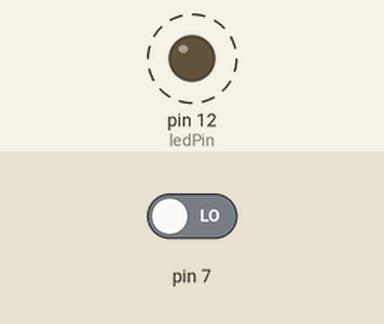
Recording of a sketch running on a simulated Arduino Uno, built with avr-gcc and run on an emulated ATmega328P. Parts: output pins drawn as LEDs (lit = HIGH). Dashed ring = blinking. Inputs (shaded band) come from the test bench; at power-on: pin 7 LOW. What the sketch prints to the serial monitor is not drawn.

Above: at 0.5 s.
Timing chart, 0 to 3.2 s (numbered marks = the images above):
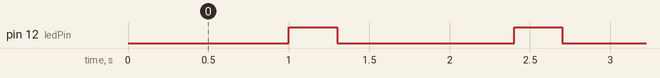

The sketch:

sonar_EZ0.ino
```cpp
#include "SonarEZ0pw.h"
SonarEZ0pw Sonar(7); // pin D7
int ledPin = 12;
float value=0.00;
float vibration=0.00;
void setup() {
  // put your setup code here, to run once:
  Serial.begin(9600);
  pinMode(ledPin, OUTPUT);
}

void loop() {
  // put your main code here, to run repeatedly:
  value = Sonar.Distance(cm);
  if(value <= 100) // 1 metre max
  {
    digitalWrite(ledPin, HIGH);
    delay(300);
    digitalWrite(ledPin, LOW);
    delay(value*7); // coeficient amplificateur
    Serial.print("Distance= " );
    Serial.print(value);
    Serial.println(" cm ");
   }
   delay(100);
}
```

SonarEZ0pw.cpp
```cpp
#include "Arduino.h"
#include "SonarEZ0pw.h"

SonarEZ0pw::SonarEZ0pw(int SonarPin)
{

  pinMode(SonarPin,INPUT);
  Sonar_Pin=SonarPin;
}
 float SonarEZ0pw::Distance(int Mode)
 {
    signal = pulseIn(Sonar_Pin, HIGH);
     Inch = signal/147;
     Cm=Inch*2.54;
     if( Mode)
     return Cm ;
     else
     return Inch;
 }
```

SonarEZ0pw.h
```cpp
#ifndef SonarEZ0pw_h
#define SonarEZ0pw_h

#include "Arduino.h"

#define cm 1
#define inch 0

class SonarEZ0pw
{
  public :
  SonarEZ0pw(int SonarPin);
   float Distance(int Mode);

   private:
   int Sonar_Pin;
   float Inch ,Cm ;
   long signal;
};
#endif
```

Measured:
- by itself, pin 12 (ledPin): alternates HIGH for 0.30 s and LOW for 1.1 s
